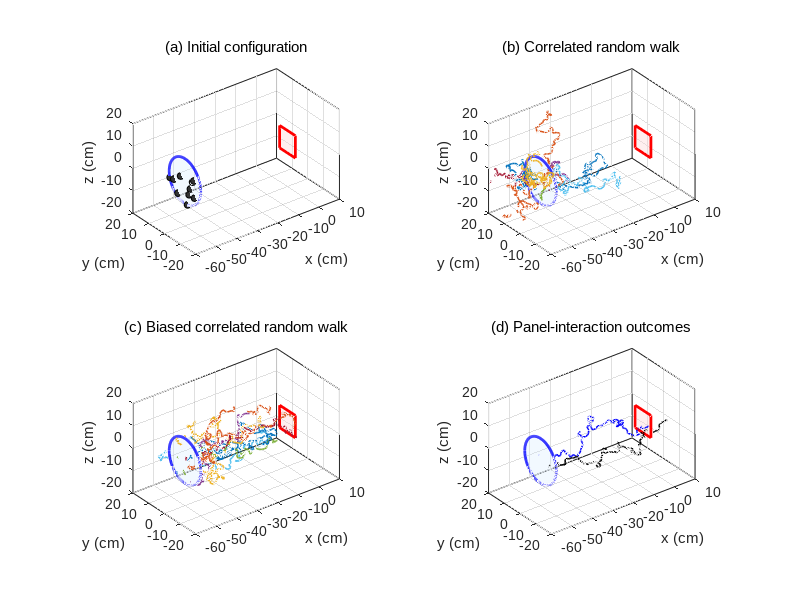
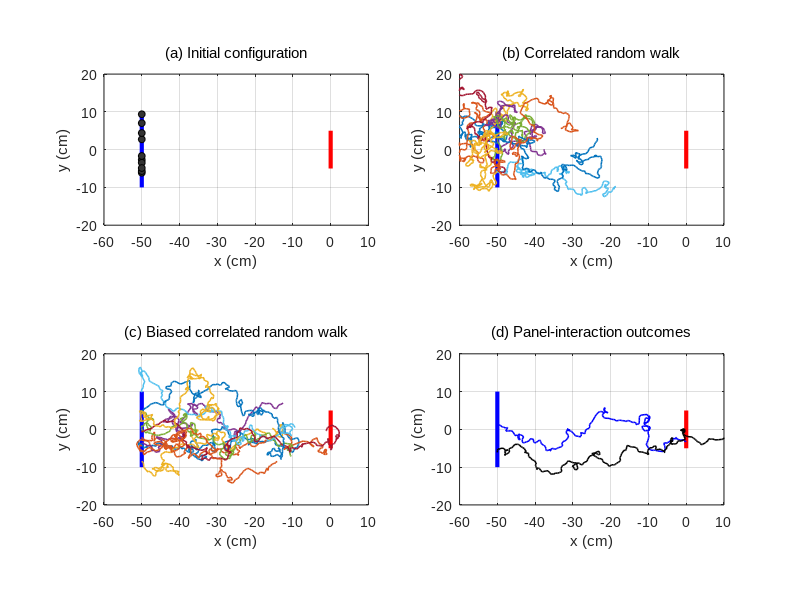

Source code (MATLAB) for these figures, in order:
function fig_methods_setup_contact_model()
% FIG_METHODS_SETUP_CONTACT_MODEL
% MATLAB R2016a compatible
%
% Produces two separate figures:
%   Figure 1: 3D views (2x2)
%   Figure 2: matching 2D x-y projections (2x2)
%
% Internal units:
%   length = cm
%   time   = s
%
% Ecological calibration:
%   dt        = 0.02 s
%   meanSpeed = 25 cm/s
%   mean step = meanSpeed * dt = 0.5 cm
%
% For the Ahmed et al. (2021) 3D step-length law,
%   E[l] = 4*sigmaStep/sqrt(2*pi),
% so sigmaStep = E[l] * sqrt(2*pi)/4.

clear; clc; close all;
rng(2);

%% ========================= ECOLOGICAL PARAMETERS =========================
dt = 0.02;                 % s
meanSpeed = 25;            % cm/s
meanStep = meanSpeed * dt; % cm

% Convert mean step to sigma for the 3D chi step-length law
sigmaStep = meanStep * sqrt(2*pi) / 4;   % ~0.313 cm

maxSteps  = 300;           % total simulated duration = 6 s

%% ========================= GEOMETRY =========================
% Square sticky panel
W = 10;      % cm
H = 10;      % cm

% Initial release region
xStart     = -50;   % cm
releaseRad = 10;     % cm

%% ========================= MOVEMENT PARAMETERS =========================
kappa_p_crw  = 3.0;
kappa_b_crw  = 0.0;

kappa_p_bcrw = 3.0;
kappa_b_bcrw = 0.5;

%% ========================= CONTACT MODEL =========================
pStick     = 0.5;
kappa_post = 5.0;
epsShift   = 1e-3;   % cm

%% ========================= DISPLAY / DOMAIN =========================
nInitShow = 10;
nTrajShow = 10;

xEscapePos = 100;    % cm
xEscapeNeg = -100;   % cm
rEscape    = 100;    % cm

xPlotMin = -60;
xPlotMax =   10;
yzPlot   =  20;

%% ========================= PRECOMPUTE DATA =========================

% (a) initial points
pts = sample_release_points(nInitShow, xStart, releaseRad);

% (b) CRW trajectories (free movement only)
paths_crw = cell(nTrajShow,1);
for i = 1:nTrajShow
    path = simulate_one_trajectory_free( ...
        sigmaStep, maxSteps, xStart, releaseRad, ...
        kappa_p_crw, kappa_b_crw, ...
        xEscapePos, xEscapeNeg, rEscape, false, ...
        W, H);
    paths_crw{i} = path;
end

% (c) BCRW trajectories; bias is removed after first crossing of x = 0
paths_bcrw = cell(nTrajShow,1);
for i = 1:nTrajShow
    path = simulate_one_trajectory_free( ...
        sigmaStep, maxSteps, xStart, releaseRad, ...
        kappa_p_bcrw, kappa_b_bcrw, ...
        xEscapePos, xEscapeNeg, rEscape, true, ...
        W, H);
    paths_bcrw{i} = path;
end

% (d) one captured path and one edge-leakage path
foundCap  = false;
foundLeak = false;
nTry = 0;

while ~(foundCap && foundLeak) && nTry < 30000
    nTry = nTry + 1;

    [status, path] = simulate_one_trajectory_with_status_contact( ...
        sigmaStep, maxSteps, xStart, releaseRad, ...
        W, H, kappa_p_bcrw, kappa_b_bcrw, ...
        xEscapePos, xEscapeNeg, rEscape, true, ...
        pStick, kappa_post, epsShift);

    if status == 1 && ~foundCap
        path_cap = path;
        foundCap = true;
    elseif status == 2 && ~foundLeak
        if max(path(:,1)) > 1
            path_leak = path;
            foundLeak = true;
        end
    end
end

%% ========================= FIGURE 1: 3D =========================
figure('Color','w','Position',[60 60 1200 950]);

% (a)
subplot(2,2,1); hold on;
title('(a) Initial configuration', 'FontName', 'Arial', 'FontWeight', 'normal');
draw_panel_3d(W,H);
draw_release_disc_3d(xStart, releaseRad);
plot3(pts(:,1), pts(:,2), pts(:,3), 'ko', ...
    'MarkerSize', 5, 'MarkerFaceColor', [0.2 0.2 0.2]);
format_axes_3d(xPlotMin,xPlotMax,yzPlot);

% (b)
subplot(2,2,2); hold on;
title('(b) Correlated random walk', 'FontName', 'Arial', 'FontWeight', 'normal');
draw_panel_3d(W,H);
draw_release_disc_3d(xStart, releaseRad);
for i = 1:nTrajShow
    path = paths_crw{i};
    plot3(path(:,1), path(:,2), path(:,3), '-', 'LineWidth', 1.1);
end
format_axes_3d(xPlotMin,xPlotMax,yzPlot);

% (c)
subplot(2,2,3); hold on;
title('(c) Biased correlated random walk', 'FontName', 'Arial', 'FontWeight', 'normal');
draw_panel_3d(W,H);
draw_release_disc_3d(xStart, releaseRad);
for i = 1:nTrajShow
    path = paths_bcrw{i};
    plot3(path(:,1), path(:,2), path(:,3), '-', 'LineWidth', 1.1);
end
format_axes_3d(xPlotMin,xPlotMax,yzPlot);

% (d)
subplot(2,2,4); hold on;
title('(d) Panel-interaction outcomes', 'FontName', 'Arial', 'FontWeight', 'normal');
draw_panel_3d(W,H);
draw_release_disc_3d(xStart, releaseRad);
if foundCap
    plot3(path_cap(:,1), path_cap(:,2), path_cap(:,3), 'b-', 'LineWidth', 1.1);
end
if foundLeak
    plot3(path_leak(:,1), path_leak(:,2), path_leak(:,3), 'k-', 'LineWidth', 1.1);
end
format_axes_3d(xPlotMin,xPlotMax,yzPlot);

%% ========================= FIGURE 2: 2D x-y =========================
figure('Color','w','Position',[100 80 1200 950]);

% (a)
subplot(2,2,1); hold on;
title('(a) Initial configuration', 'FontName', 'Arial', 'FontWeight', 'normal');
draw_panel_xy(W);
draw_release_segment_xy(xStart, releaseRad);
plot(pts(:,1), pts(:,2), 'ko', ...
    'MarkerSize', 5, 'MarkerFaceColor', [0.2 0.2 0.2]);
format_axes_xy(xPlotMin,xPlotMax,yzPlot);

% (b)
subplot(2,2,2); hold on;
title('(b) Correlated random walk', 'FontName', 'Arial', 'FontWeight', 'normal');
draw_panel_xy(W);
draw_release_segment_xy(xStart, releaseRad);
for i = 1:nTrajShow
    path = paths_crw{i};
    plot(path(:,1), path(:,2), '-', 'LineWidth', 1.1);
end
format_axes_xy(xPlotMin,xPlotMax,yzPlot);

% (c)
subplot(2,2,3); hold on;
title('(c) Biased correlated random walk', 'FontName', 'Arial', 'FontWeight', 'normal');
draw_panel_xy(W);
draw_release_segment_xy(xStart, releaseRad);
for i = 1:nTrajShow
    path = paths_bcrw{i};
    plot(path(:,1), path(:,2), '-', 'LineWidth', 1.1);
end
format_axes_xy(xPlotMin,xPlotMax,yzPlot);

% (d)
subplot(2,2,4); hold on;
title('(d) Panel-interaction outcomes', 'FontName', 'Arial', 'FontWeight', 'normal');
draw_panel_xy(W);
draw_release_segment_xy(xStart, releaseRad);
if foundCap
    plot(path_cap(:,1), path_cap(:,2), 'b-', 'LineWidth', 1.1);
end
if foundLeak
    plot(path_leak(:,1), path_leak(:,2), 'k-', 'LineWidth', 1.1);
end
format_axes_xy(xPlotMin,xPlotMax,yzPlot);

end

%% =====================================================================
function format_axes_3d(xPlotMin,xPlotMax,yzPlot)
set(gca, 'FontName', 'Arial');
xlabel('x (cm)', 'FontName', 'Arial');
ylabel('y (cm)', 'FontName', 'Arial');
zlabel('z (cm)', 'FontName', 'Arial');
axis equal;
grid on;
box on;
view(3);
xlim([xPlotMin xPlotMax]);
ylim([-yzPlot yzPlot]);
zlim([-yzPlot yzPlot]);
end

%% =====================================================================
function format_axes_xy(xPlotMin,xPlotMax,yzPlot)
set(gca, 'FontName', 'Arial');
xlabel('x (cm)', 'FontName', 'Arial');
ylabel('y (cm)', 'FontName', 'Arial');
axis equal;
grid on;
box on;
xlim([xPlotMin xPlotMax]);
ylim([-yzPlot yzPlot]);
end

%% =====================================================================
function pts = sample_release_points(N, xStart, releaseRad)
pts = zeros(N,3);
for i = 1:N
    theta = 2*pi*rand;
    rr    = releaseRad*sqrt(rand);
    y0    = rr*cos(theta);
    z0    = rr*sin(theta);
    pts(i,:) = [xStart, y0, z0];
end
end

%% =====================================================================
function path = simulate_one_trajectory_free( ...
    sigmaStep, maxSteps, xStart, releaseRad, ...
    kappa_p, kappa_b, ...
    xEscapePos, xEscapeNeg, rEscape, useRandomPanelTarget, ...
    W, H)

theta = 2*pi*rand;
rr    = releaseRad*sqrt(rand);
y0    = rr*cos(theta);
z0    = rr*sin(theta);
r = [xStart, y0, z0];

v_prev = rand_unit_vector();

if useRandomPanelTarget && kappa_b > 0
    yTar = -W/2 + W*rand;
    zTar = -H/2 + H*rand;
    pTar = [0, yTar, zTar];
else
    pTar = [0, 0, 0]; %#ok<NASGU>
end

path = zeros(maxSteps + 1, 3);
idx = 1;
path(idx,:) = r;

attractionOn = useRandomPanelTarget && (kappa_b > 0);

for t = 1:maxSteps

    if attractionOn
        if useRandomPanelTarget
            g = pTar - r;
        else
            g = [1, 0, 0];
        end
        ng = norm(g);
        if ng < 1e-14
            g = [1,0,0];
        else
            g = g / ng;
        end
        kb_eff = kappa_b;
    else
        g = [0,0,0];
        kb_eff = 0;
    end

    m = kappa_p * v_prev + kb_eff * g;
    kmag = norm(m);

    if kmag < 1e-14
        mu = rand_unit_vector();
        kappa = 0;
    else
        mu = m / kmag;
        kappa = kmag;
    end

    v_new = sample_vMF_3d(mu, kappa);
    ell   = sample_step_length_eq10(sigmaStep);
    r_new = r + ell * v_new;

    % Remove panel-oriented bias after the first interaction with, or
    % passage through, the plane x = 0, in accordance with the Methods.
    if attractionOn
        [~, crossedPlane, ~] = segment_hits_panel(r, r_new, W, H);
        if crossedPlane
            attractionOn = false;
        end
    end

    idx = idx + 1;
    path(idx,:) = r_new;

    if r_new(1) > xEscapePos || r_new(1) < xEscapeNeg || norm(r_new) > rEscape
        path = path(1:idx,:);
        return;
    end

    r = r_new;
    v_prev = v_new;
end

path = path(1:idx,:);
end

%% =====================================================================
function [captured, path] = simulate_one_trajectory_contact( ...
    sigmaStep, maxSteps, xStart, releaseRad, ...
    W, H, kappa_p, kappa_b, ...
    xEscapePos, xEscapeNeg, rEscape, useRandomPanelTarget, ...
    pStick, kappa_post, epsShift)

theta = 2*pi*rand;
rr    = releaseRad*sqrt(rand);
y0    = rr*cos(theta);
z0    = rr*sin(theta);
r = [xStart, y0, z0];

v_prev = rand_unit_vector();

if useRandomPanelTarget && kappa_b > 0
    yTar = -W/2 + W*rand;
    zTar = -H/2 + H*rand;
    pTar = [0, yTar, zTar];
else
    pTar = [0, 0, 0]; %#ok<NASGU>
end

attractionOn = useRandomPanelTarget && (kappa_b > 0);

captured = false;
path = zeros(3*maxSteps + 20, 3);
idx = 1;
path(idx,:) = r;

for t = 1:maxSteps

    if attractionOn
        g = pTar - r;
        ng = norm(g);
        if ng < 1e-14
            g = [1,0,0];
        else
            g = g / ng;
        end
        kb_eff = kappa_b;
    else
        g = [0,0,0];
        kb_eff = 0;
    end

    m = kappa_p * v_prev + kb_eff * g;
    kmag = norm(m);

    if kmag < 1e-14
        mu = rand_unit_vector();
        kappa = 0;
    else
        mu = m / kmag;
        kappa = kmag;
    end

    v_new = sample_vMF_3d(mu, kappa);
    ell   = sample_step_length_eq10(sigmaStep);
    r_new = r + ell * v_new;

    [isHit, crossedPlane, cp] = segment_hits_panel(r, r_new, W, H);

    if isHit
        idx = idx + 1;
        path(idx,:) = cp;

        if rand < pStick
            captured = true;
            path = path(1:idx,:);
            return;
        else
            % One outward step after failed contact, then CRW
            v_post = sample_post_contact_heading(kappa_post);
            ell_post = sample_step_length_eq10(sigmaStep);

            r = cp + epsShift * v_post;
            r_new2 = r + ell_post * v_post;

            idx = idx + 1;
            path(idx,:) = r_new2;

            if r_new2(1) > xEscapePos || r_new2(1) < xEscapeNeg || norm(r_new2) > rEscape
                path = path(1:idx,:);
                return;
            end

            r = r_new2;
            v_prev = v_post;
            attractionOn = false;
            continue;
        end

    elseif crossedPlane
        % After passing panel outside bounds: switch to CRW
        idx = idx + 1;
        path(idx,:) = cp;

        ell2 = sample_step_length_eq10(sigmaStep);
        r_new2 = cp + ell2 * v_new;

        idx = idx + 1;
        path(idx,:) = r_new2;

        if r_new2(1) > xEscapePos || r_new2(1) < xEscapeNeg || norm(r_new2) > rEscape
            path = path(1:idx,:);
            return;
        end

        r = r_new2;
        v_prev = v_new;
        attractionOn = false;
        continue;
    else
        idx = idx + 1;
        path(idx,:) = r_new;
    end

    if r_new(1) > xEscapePos || r_new(1) < xEscapeNeg || norm(r_new) > rEscape
        path = path(1:idx,:);
        return;
    end

    r = r_new;
    v_prev = v_new;
end

path = path(1:idx,:);
end

%% =====================================================================
function [status, path] = simulate_one_trajectory_with_status_contact( ...
    sigmaStep, maxSteps, xStart, releaseRad, ...
    W, H, kappa_p, kappa_b, ...
    xEscapePos, xEscapeNeg, rEscape, useRandomPanelTarget, ...
    pStick, kappa_post, epsShift)

% status:
%   1 = captured on panel
%   2 = edge leakage
%   3 = no contact before escape

theta = 2*pi*rand;
rr    = releaseRad*sqrt(rand);
y0    = rr*cos(theta);
z0    = rr*sin(theta);
r = [xStart, y0, z0];

v_prev = rand_unit_vector();

if useRandomPanelTarget && kappa_b > 0
    yTar = -W/2 + W*rand;
    zTar = -H/2 + H*rand;
    pTar = [0, yTar, zTar];
else
    pTar = [0, 0, 0]; %#ok<NASGU>
end

attractionOn = useRandomPanelTarget && (kappa_b > 0);

path = zeros(3*maxSteps + 20, 3);
idx = 1;
path(idx,:) = r;

leaked = false;

for t = 1:maxSteps

    if attractionOn
        g = pTar - r;
        ng = norm(g);
        if ng < 1e-14
            g = [1,0,0];
        else
            g = g / ng;
        end
        kb_eff = kappa_b;
    else
        g = [0,0,0];
        kb_eff = 0;
    end

    m = kappa_p * v_prev + kb_eff * g;
    kmag = norm(m);

    if kmag < 1e-14
        mu = rand_unit_vector();
        kappa = 0;
    else
        mu = m / kmag;
        kappa = kmag;
    end

    v_new = sample_vMF_3d(mu, kappa);
    ell   = sample_step_length_eq10(sigmaStep);
    r_new = r + ell * v_new;

    [isHit, crossedPlane, cp] = segment_hits_panel(r, r_new, W, H);

    if isHit
        idx = idx + 1;
        path(idx,:) = cp;

        if rand < pStick
            status = 1;
            path = path(1:idx,:);
            return;
        else
            % One outward step after failed contact, then CRW
            v_post = sample_post_contact_heading(kappa_post);
            ell_post = sample_step_length_eq10(sigmaStep);

            r = cp + epsShift * v_post;
            r_new2 = r + ell_post * v_post;

            idx = idx + 1;
            path(idx,:) = r_new2;

            if r_new2(1) > xEscapePos || r_new2(1) < xEscapeNeg || norm(r_new2) > rEscape
                status = 3;
                path = path(1:idx,:);
                return;
            end

            r = r_new2;
            v_prev = v_post;
            attractionOn = false;
            continue;
        end

    elseif crossedPlane
        leaked = true;
        idx = idx + 1;
        path(idx,:) = cp;

        % Continue beyond the plane, then switch to CRW
        ell2 = sample_step_length_eq10(sigmaStep);
        r_new2 = cp + ell2 * v_new;

        idx = idx + 1;
        path(idx,:) = r_new2;

        if r_new2(1) > xEscapePos || r_new2(1) < xEscapeNeg || norm(r_new2) > rEscape
            status = 2;
            path = path(1:idx,:);
            return;
        end

        r = r_new2;
        v_prev = v_new;
        attractionOn = false;
        continue;
    else
        idx = idx + 1;
        path(idx,:) = r_new;
    end

    if r_new(1) > xEscapePos || r_new(1) < xEscapeNeg || norm(r_new) > rEscape
        if leaked
            status = 2;
        else
            status = 3;
        end
        path = path(1:idx,:);
        return;
    end

    r = r_new;
    v_prev = v_new;
end

if leaked
    status = 2;
else
    status = 3;
end
path = path(1:idx,:);
end

%% =====================================================================
function ell = sample_step_length_eq10(sigmaStep)
ell = sigmaStep * sqrt(randn^2 + randn^2 + randn^2);
end

%% =====================================================================
function v = sample_post_contact_heading(kappa_post)
mu_post = [-1, 0, 0];
while true
    v = sample_vMF_3d(mu_post, kappa_post);
    if v(1) < 0
        return;
    end
end
end

%% =====================================================================
function [tf, crossedPlane, point] = segment_hits_panel(r1, r2, W, H)

x1 = r1(1);
x2 = r2(1);

crossedPlane = false;
point = [NaN NaN NaN];

if (x1 < 0 && x2 < 0) || (x1 > 0 && x2 > 0)
    tf = false;
    return;
end

dx = x2 - x1;
if abs(dx) < 1e-14
    tf = false;
    return;
end

tau = -x1 / dx;
if tau < 0 || tau > 1
    tf = false;
    return;
end

crossedPlane = true;

yint = r1(2) + tau*(r2(2)-r1(2));
zint = r1(3) + tau*(r2(3)-r1(3));
point = [0, yint, zint];

tf = (abs(yint) <= W/2) && (abs(zint) <= H/2);
end

%% =====================================================================
function x = sample_vMF_3d(mu, kappa)

mu = mu(:)' / norm(mu);

if kappa < 1e-10
    x = rand_unit_vector();
    return;
end

u = rand;
a = exp(-kappa);
b = exp(kappa);
w = (1/kappa) * log(a + u*(b-a));
w = min(1,max(-1,w));

phi = 2*pi*rand;
s = sqrt(max(0,1-w^2));

xp = [s*cos(phi), s*sin(phi), w];
north = [0 0 1];

if norm(mu - north) < 1e-12
    x = xp;
elseif norm(mu + north) < 1e-12
    x = [xp(1), xp(2), -xp(3)];
else
    R = rotation_matrix_from_a_to_b(north, mu);
    x = (R*xp(:))';
    x = x / norm(x);
end
end

%% =====================================================================
function R = rotation_matrix_from_a_to_b(a, b)
a = a(:) / norm(a);
b = b(:) / norm(b);

v = cross(a,b);
s = norm(v);
c = dot(a,b);

if s < 1e-14
    if c > 0
        R = eye(3);
    else
        if abs(a(1)) < 0.9
            tmp = [1;0;0];
        else
            tmp = [0;1;0];
        end
        v = cross(a,tmp);
        v = v / norm(v);
        K = [   0   -v(3)  v(2);
              v(3)   0    -v(1);
             -v(2)  v(1)   0   ];
        R = eye(3) + 2*K*K;
    end
    return;
end

K = [   0   -v(3)  v(2);
      v(3)   0    -v(1);
     -v(2)  v(1)   0   ];

R = eye(3) + K + K*K*((1-c)/(s^2));
end

%% =====================================================================
function v = rand_unit_vector()
x = randn(1,3);
v = x / norm(x);
end

%% =====================================================================
function draw_panel_3d(W,H)
Y = [-W/2, W/2, W/2, -W/2, -W/2];
Z = [-H/2, -H/2, H/2, H/2, -H/2];
X = zeros(size(Y));

plot3(X,Y,Z,'r-','LineWidth',2);
fill3(X(1:4),Y(1:4),Z(1:4),[1.0 0.82 0.82], ...
    'FaceAlpha',0.35,'EdgeColor','none');
end

%% =====================================================================
function draw_release_disc_3d(xStart, releaseRad)
th = linspace(0,2*pi,200);
Y = releaseRad*cos(th);
Z = releaseRad*sin(th);
X = xStart*ones(size(th));

plot3(X,Y,Z,'b-','LineWidth',2);
fill3(X,Y,Z,[0.8 0.9 1.0], ...
    'FaceAlpha',0.25,'EdgeColor','none');
end

%% =====================================================================
function draw_panel_xy(W)
plot([0 0],[-W/2 W/2],'r-','LineWidth',3);
end

%% =====================================================================
function draw_release_segment_xy(xStart, releaseRad)
plot([xStart xStart],[-releaseRad releaseRad],'b-','LineWidth',3);
end
